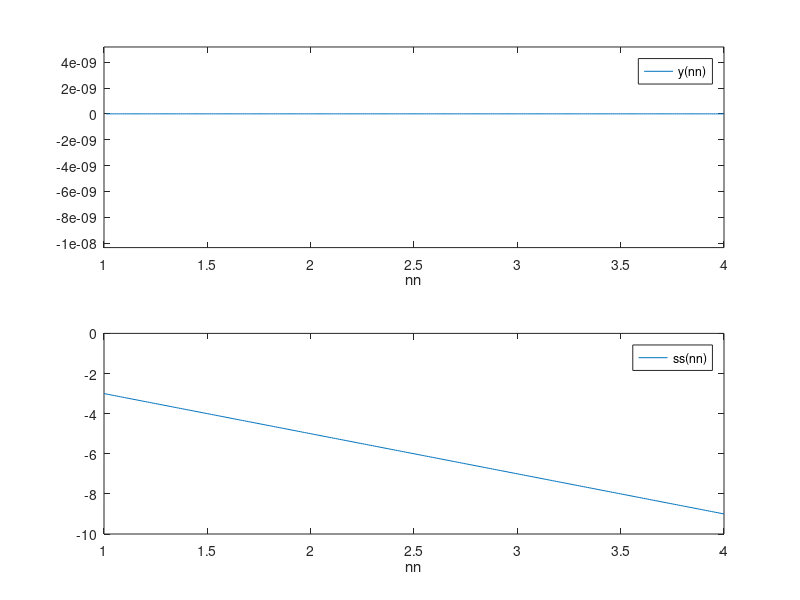

This chart was generated by the following MATLAB code:
% A6COMPLANS
% For the aplanatic lens, both, spherical aberration and coma are zero. For the
% calculation of coma, the incident light is assumed to be parallel.

function A6COMPLANS;
global Beta f Sigma pi n;
% 1.The aplanatic lens
r1 = -30
xo = r1;
n = 1.5;
Rho = 1;
Beta = 0.05;
r2 = (xo*n)/(n+1);
xi = n*xo;
f = ((n+1)/(n-1))*r2;
% and for pi, sigma, W, G
pi = (xi+xo)/(xi-xo)    % pi = 5
Sigma = (r2+xo)/(r2-xo) % Sigma = -4

% 2. The correction for coma
% Coma is eliminated if Co = 0, that is (W(n)Sigma + G(n)pi) is 0, or Sigma = -pi(G(n)/W(n))

% 3. Graph of y(n) = W(n)*Sigma + G(n)*pi
% we double up and use nn
nn = (1:0.01:4);
pp = (nn*xo + xo)./(nn*xo - xo);
r2 = xo*((nn)./(nn+1));
ss = (r2+r1)./(r2-r1);
y = W(nn).*ss+G(nn).*pp;

figure(1);
subplot(2,1,1);
plot(nn,y);
axis([1 4 -1e-12 5e-13]);
xlabel('nn');
legend('y(nn)');

% Coma is zero for most values of nn
subplot(2,1,2);
plot(nn,ss);
axis([1 4 -10 0]);
xlabel('nn');
legend('ss(nn)');


function Out=W(n)
Out = (3*(n+1))./(4*n.*(n-1));

function Out=G(n)
Out = (3*(2*n+1))./(4*n);

function Out=Co(Rho)
global Beta f Sigma pi n;
Out = ((Rho.^2*tan(Beta))/(f^2))*(W(Rho)*Sigma+G(Rho)*pi);